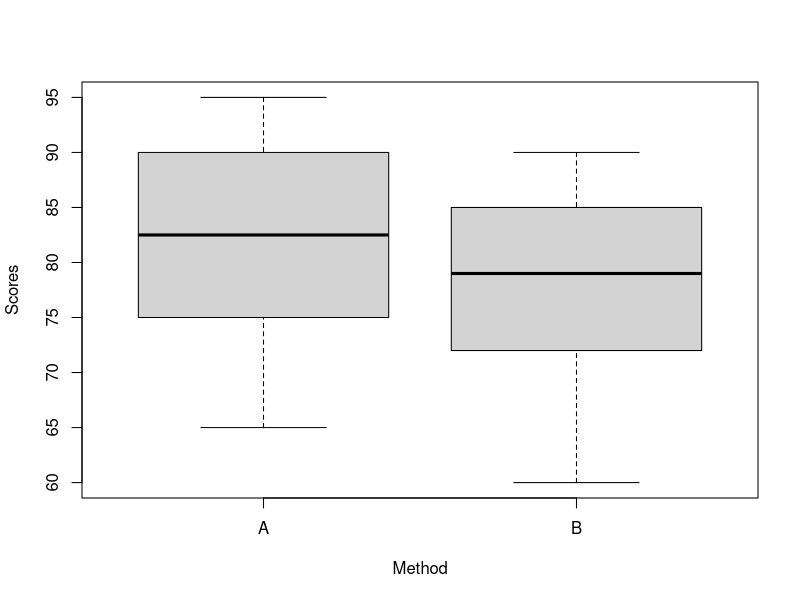
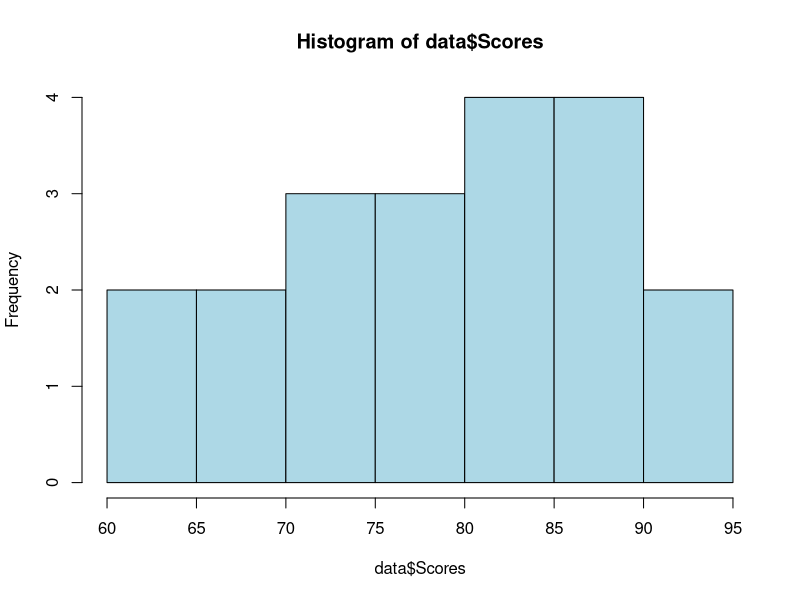

The R source for these figures, in order:
method_A_scores <- c(65, 75, 80, 90, 70, 85, 95, 78, 88, 92)
method_B_scores <- c(60, 70, 75, 85, 72, 82, 88, 76, 90, 85)


#combine the data into a data frame
data <- data.frame(Method = rep(c("A", "B"), each = 10), Scores = c(method_A_scores, method_B_scores))

#Display the first row in the data set
head(data)

#boxplot using boxplot()
boxplot(Scores~Method, data = data)

#Frequency plot using hist()
hist(data$Scores, col = "lightblue")
